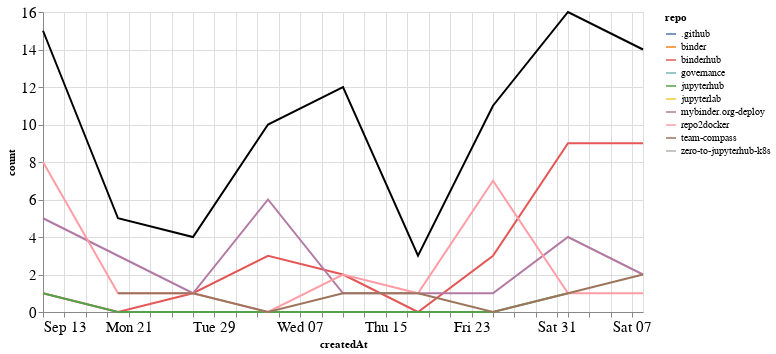

This figure's notebook cell:
### Markdown cell above
## Comments

### Code cell
comments_time = comments.groupby('repo').resample('W', on='createdAt').count()['author'].reset_index()
comments_time = comments_time.rename(columns={'author': 'count'})
comments_time_total = comments_time.groupby('createdAt').agg({"count": "sum"}).reset_index()
ch1 = alt.Chart(comments_time, width=600).mark_line().encode(
    x='createdAt',
    y='count',
    color='repo',
    tooltip="repo"
)

ch2 = alt.Chart(comments_time_total, width=600).mark_line(color="black").encode(
    x='createdAt',
    y='count',
)

ch1 + ch2

### Figure 1 — Vega-Lite specification as saved in the notebook (floating-point values rounded to 4 significant figures)
{"config": {"axisLeft": {"labelFontSize": 15}, "axisBottom": {"labelFontSize": 15}}, "layer": [{"data": {"name": "data-863ea4f851707deecbcbfda668008999"}, "mark": "line", "encoding": {"color": {"type": "nominal", "field": "repo"}, "tooltip": {"type": "nominal", "field": "repo"}, "x": {"type": "temporal", "field": "createdAt"}, "y": {"type": "quantitative", "field": "count"}}, "width": 600}, {"data": {"name": "data-0c7ba8e645941638a381b84855c623d6"}, "mark": {"type": "line", "color": "black"}, "encoding": {"x": {"type": "temporal", "field": "createdAt"}, "y": {"type": "quantitative", "field": "count"}}, "width": 600}], "$schema": "https://vega.github.io/schema/vega-lite/v4.8.1.json", "datasets": {"data-863ea4f851707deecbcbfda668008999": [{"repo": ".github", "createdAt": "2020-10-04T00:00:00", "count": 1}, {"repo": "binder", "createdAt": "2020-10-11T00:00:00", "count": 2}, {"repo": "binderhub", "createdAt": "2020-09-13T00:00:00", "count": 1}, {"repo": "binderhub", "createdAt": "2020-09-20T00:00:00", "count": 0}, {"repo": "binderhub", "createdAt": "2020-09-27T00:00:00", "count": 1}, {"repo": "binderhub", "createdAt": "2020-10-04T00:00:00", "count": 3}, {"repo": "binderhub", "createdAt": "2020-10-11T00:00:00", "count": 2}, {"repo": "binderhub", "createdAt": "2020-10-18T00:00:00", "count": 0}, {"repo": "binderhub", "createdAt": "2020-10-25T00:00:00", "count": 3}, {"repo": "binderhub", "createdAt": "2020-11-01T00:00:00", "count": 9}, {"repo": "binderhub", "createdAt": "2020-11-08T00:00:00", "count": 9}, {"repo": "governance", "createdAt": "2020-10-11T00:00:00", "count": 1}, {"repo": "jupyterhub", "createdAt": "2020-09-13T00:00:00", "count": 1}, {"repo": "jupyterhub", "createdAt": "2020-09-20T00:00:00", "count": 0}, {"repo": "jupyterhub", "createdAt": "2020-09-27T00:00:00", "count": 0}, {"repo": "jupyterhub", "createdAt": "2020-10-04T00:00:00", "count": 0}, {"repo": "jupyterhub", "createdAt": "2020-10-11T00:00:00", "count": 0}, {"repo": "jupyterhub", "createdAt": "2020-10-18T00:00:00", "count": 0}, {"repo": "jupyterhub", "createdAt": "2020-10-25T00:00:00", "count": 0}, {"repo": "jupyterhub", "createdAt": "2020-11-01T00:00:00", "count": 1}, {"repo": "jupyterlab", "createdAt": "2020-10-11T00:00:00", "count": 1}, {"repo": "mybinder.org-deploy", "createdAt": "2020-09-13T00:00:00", "count": 5}, {"repo": "mybinder.org-deploy", "createdAt": "2020-09-20T00:00:00", "count": 3}, {"repo": "mybinder.org-deploy", "createdAt": "2020-09-27T00:00:00", "count": 1}, {"repo": "mybinder.org-deploy", "createdAt": "2020-10-04T00:00:00", "count": 6}, {"repo": "mybinder.org-deploy", "createdAt": "2020-10-11T00:00:00", "count": 1}, {"repo": "mybinder.org-deploy", "createdAt": "2020-10-18T00:00:00", "count": 1}, {"repo": "mybinder.org-deploy", "createdAt": "2020-10-25T00:00:00", "count": 1}, {"repo": "mybinder.org-deploy", "createdAt": "2020-11-01T00:00:00", "count": 4}, {"repo": "mybinder.org-deploy", "createdAt": "2020-11-08T00:00:00", "count": 2}, {"repo": "repo2docker", "createdAt": "2020-09-13T00:00:00", "count": 8}, {"repo": "repo2docker", "createdAt": "2020-09-20T00:00:00", "count": 1}, {"repo": "repo2docker", "createdAt": "2020-09-27T00:00:00", "count": 1}, {"repo": "repo2docker", "createdAt": "2020-10-04T00:00:00", "count": 0}, {"repo": "repo2docker", "createdAt": "2020-10-11T00:00:00", "count": 2}, {"repo": "repo2docker", "createdAt": "2020-10-18T00:00:00", "count": 1}, {"repo": "repo2docker", "createdAt": "2020-10-25T00:00:00", "count": 7}, {"repo": "repo2docker", "createdAt": "2020-11-01T00:00:00", "count": 1}, {"repo": "repo2docker", "createdAt": "2020-11-08T00:00:00", "count": 1}, {"repo": "team-compass", "createdAt": "2020-09-20T00:00:00", "count": 1}, {"repo": "team-compass", "createdAt": "2020-09-27T00:00:00", "count": 1}, {"repo": "team-compass", "createdAt": "2020-10-04T00:00:00", "count": 0}, {"repo": "team-compass", "createdAt": "2020-10-11T00:00:00", "count": 1}, {"repo": "team-compass", "createdAt": "2020-10-18T00:00:00", "count": 1}, {"repo": "team-compass", "createdAt": "2020-10-25T00:00:00", "count": 0}, {"repo": "team-compass", "createdAt": "2020-11-01T00:00:00", "count": 1}, {"repo": "team-compass", "createdAt": "2020-11-08T00:00:00", "count": 2}, {"repo": "zero-to-jupyterhub-k8s", "createdAt": "2020-10-11T00:00:00", "count": 2}], "data-0c7ba8e645941638a381b84855c623d6": [{"createdAt": "2020-09-13T00:00:00", "count": 15}, {"createdAt": "2020-09-20T00:00:00", "count": 5}, {"createdAt": "2020-09-27T00:00:00", "count": 4}, {"createdAt": "2020-10-04T00:00:00", "count": 10}, {"createdAt": "2020-10-11T00:00:00", "count": 12}, {"createdAt": "2020-10-18T00:00:00", "count": 3}, {"createdAt": "2020-10-25T00:00:00", "count": 11}, {"createdAt": "2020-11-01T00:00:00", "count": 16}, {"createdAt": "2020-11-08T00:00:00", "count": 14}]}}
